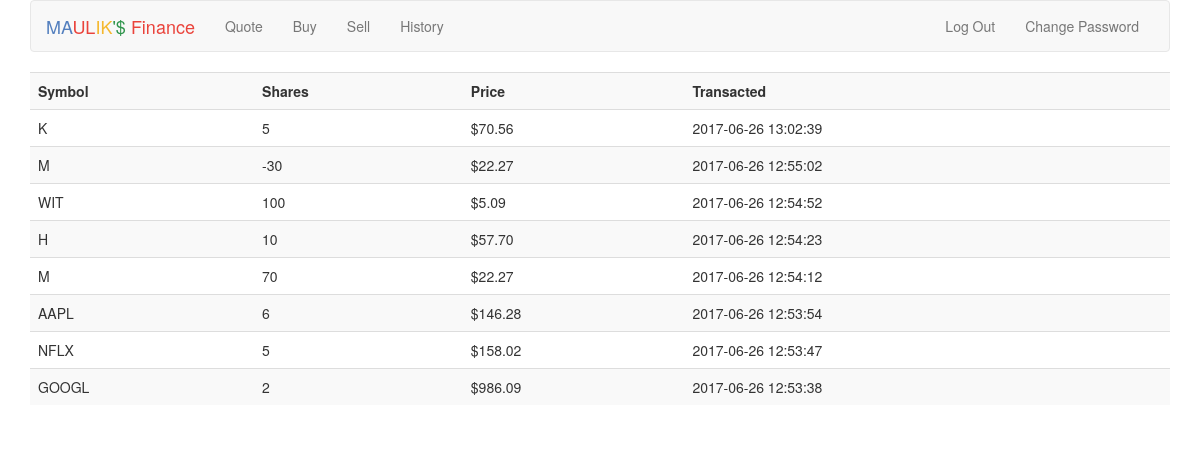
Screenshot of /history (signed in) with the database file from the repository.
### tables this page shows
CREATE TABLE 'history' ('id' INTEGER NOT NULL,'symbol' TEXT NOT NULL,'shares' INTEGER NOT NULL,'price' NUMERIC NOT NULL,'transacted' DATETIME NOT NULL);

### application.py (the view)
@app.route("/history")
@login_required
def history():
    histories=db.execute("SELECT * FROM history WHERE id=:id ORDER BY transacted DESC",id=session["user_id"])
    if not histories:
        return render_template("history.html")
    return render_template("history.html",histories=histories)

### helpers.py (called while the page is built)
def login_required(f):
    @wraps(f)
    def decorated_function(*args, **kwargs):
        if session.get("user_id") is None:
            return redirect(url_for("login", next=request.url))
        return f(*args, **kwargs)
    return decorated_function

### templates/history.html (shortened to what this page needs)
{% extends "layout.html" %}
{% block main %}
    <table class="table table-striped" style="width:100%">
      <tr>
        <th>Symbol</th>
        <th>Shares</th>
        <th>Price</th>
        <th>Transacted</th>
      </tr>
    {% for history in histories %}
      <tr>
        <td>{{ history.symbol }}</td>
        <td>{{ history.shares }}</td>
        <td>{{ history.price }}</td>
        <td>{{ history.transacted }}</td>
      </tr>
    {% endfor %}
    </table>
{% endblock %}

### static/styles.css (style rules this page uses)
main td { text-align: left; }

### rows the page displays
history: symbol "K", shares "5", price "$70.56", transacted "2017-06-26 13:02:39"
history: symbol "M", shares "-30", price "$22.27", transacted "2017-06-26 12:55:02"
history: symbol "WIT", shares "100", price "$5.09", transacted "2017-06-26 12:54:52"
history: symbol "H", shares "10", price "$57.70", transacted "2017-06-26 12:54:23"
history: symbol "M", shares "70", price "$22.27", transacted "2017-06-26 12:54:12"
history: symbol "AAPL", shares "6", price "$146.28", transacted "2017-06-26 12:53:54"
history: symbol "NFLX", shares "5", price "$158.02", transacted "2017-06-26 12:53:47"
history: symbol "GOOGL", shares "2", price "$986.09", transacted "2017-06-26 12:53:38"
